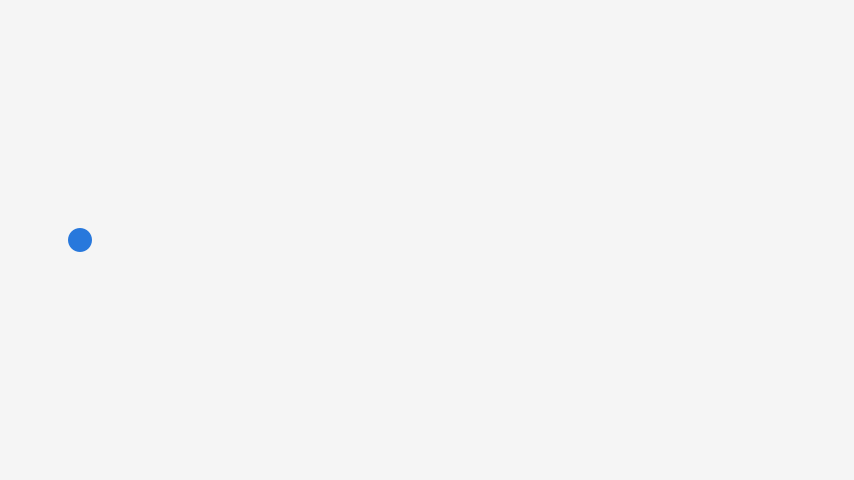
Frame 1 (no input)
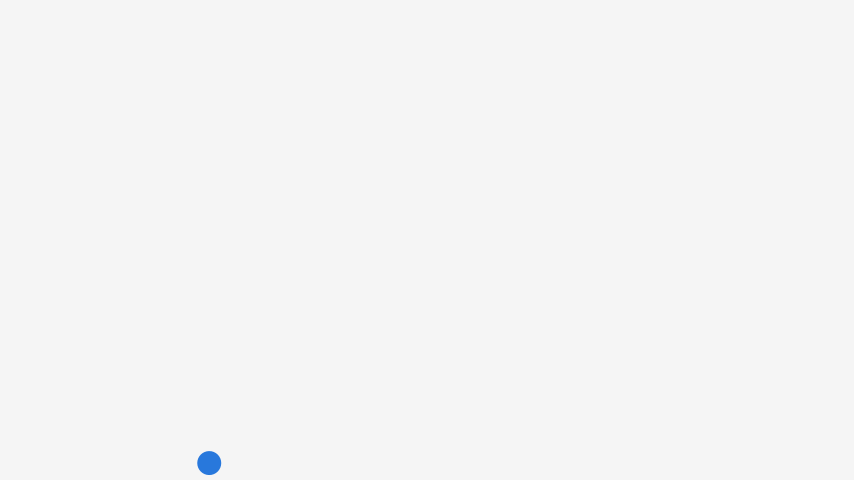
Frame 60 (the mouse pressed at the canvas centre just before this capture)
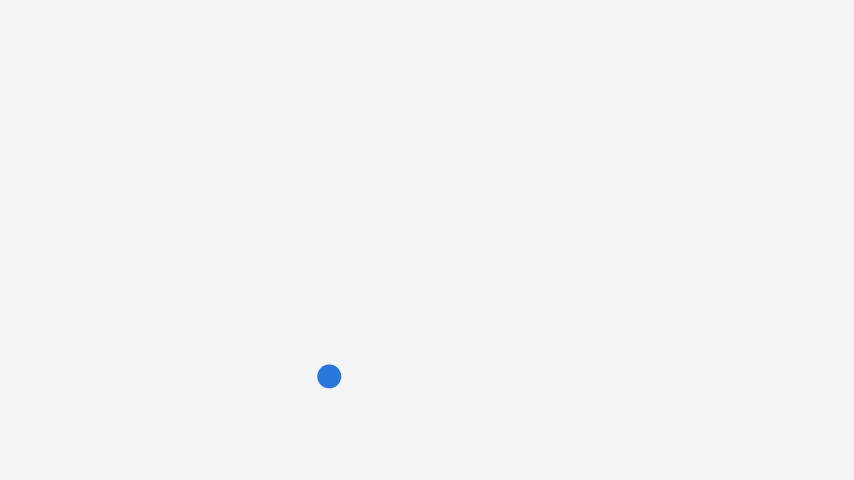
Frame 120 (the mouse held since frame 60 and released just before this capture)

The Processing sketch that drew these frames (run headless with seeded random() and noise(); from frame 60 on, the mouse is pressed at the canvas centre):

// Processing sketch: sketch_sample02
// ── sketch_sample02.pde
int pm;
float x=80, y=240, vx=120, vy=0, ax=0, ay=400; // ay=重力

void setup() {
  size(854, 480);
  pm = millis();
}

void draw() {
  float dt = (millis()-pm)/1000.0;
  pm = millis();
  // 速度・位置
  vx += ax*dt;
  vy += ay*dt;    // px/s, px/s^2
  x  += vx*dt;
  y  += vy*dt;    // px
  
  // 床反発
  float r=12;
  
  if (y>height-r) {
    y=height-r;
    vy = -abs(vy)*0.7;
  }
  background(245);
  noStroke();
  fill(40, 120, 220);
  ellipse(x, y, r*2, r*2);
}

void keyPressed() {
  if(key == 's') save("samele01.png");
}
